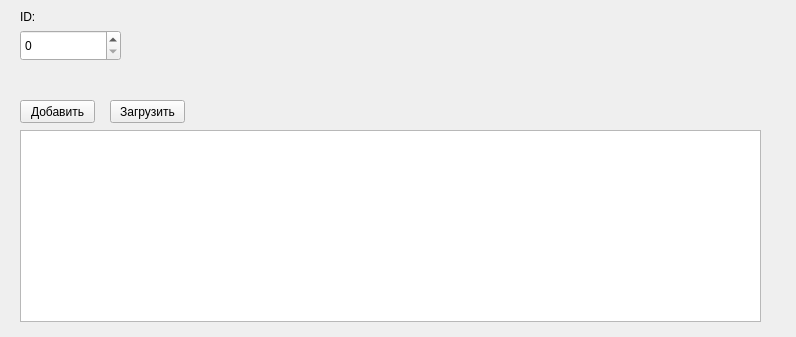
<?xml version="1.0" encoding="UTF-8"?>
<ui version="4.0">
 <class>NewDialog</class>
 <widget class="QNewDialog" name="NewDialog">
  <property name="geometry">
   <rect>
    <x>0</x>
    <y>0</y>
    <width>796</width>
    <height>337</height>
   </rect>
  </property>
  <property name="windowTitle">
   <string>Изменение базы данных</string>
  </property>
  <widget class="QPushButton" name="pushButton">
   <property name="geometry">
    <rect>
     <x>20</x>
     <y>100</y>
     <width>75</width>
     <height>23</height>
    </rect>
   </property>
   <property name="text">
    <string>Добавить</string>
   </property>
  </widget>
  <widget class="QPushButton" name="pushButton_2">
   <property name="geometry">
    <rect>
     <x>110</x>
     <y>100</y>
     <width>75</width>
     <height>23</height>
    </rect>
   </property>
   <property name="text">
    <string>Загрузить</string>
   </property>
  </widget>
  <widget class="QTableWidget" name="tableWidget">
   <property name="geometry">
    <rect>
     <x>20</x>
     <y>130</y>
     <width>741</width>
     <height>192</height>
    </rect>
   </property>
  </widget>
  <widget class="QLabel" name="label">
   <property name="geometry">
    <rect>
     <x>20</x>
     <y>10</y>
     <width>47</width>
     <height>13</height>
    </rect>
   </property>
   <property name="text">
    <string>ID:</string>
   </property>
  </widget>
  <widget class="QSpinBox" name="spinBox">
   <property name="geometry">
    <rect>
     <x>20</x>
     <y>30</y>
     <width>101</width>
     <height>31</height>
    </rect>
   </property>
  </widget>
 </widget>
 <customwidgets>
  <customwidget>
   <class>QNewDialog</class>
   <extends>QWidget</extends>
   <header>qnewdialog.h</header>
   <container>1</container>
  </customwidget>
 </customwidgets>
 <resources/>
 <connections/>
</ui>
